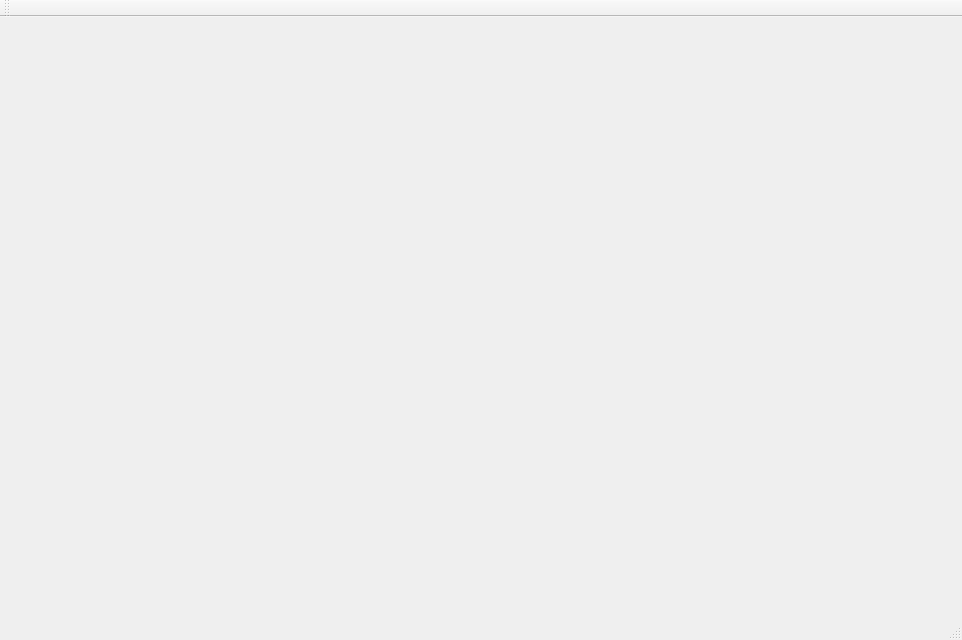
<?xml version="1.0" encoding="UTF-8"?>
<ui version="4.0">
 <class>MainWindow</class>
 <widget class="QMainWindow" name="MainWindow">
  <property name="geometry">
   <rect>
    <x>0</x>
    <y>0</y>
    <width>962</width>
    <height>640</height>
   </rect>
  </property>
  <property name="windowTitle">
   <string>qt文档翻译工具</string>
  </property>
  <widget class="QWidget" name="centralWidget">
   <layout class="QHBoxLayout" name="horizontalLayout">
    <item>
     <widget class="QStackedWidget" name="stackedWidget">
      <widget class="CEn2CnKeyForm" name="pageEn2Cn"/>
      <widget class="CCn2CnKeyForm" name="pageCn2Cn"/>
     </widget>
    </item>
   </layout>
  </widget>
  <widget class="QMenuBar" name="menuBar">
   <property name="geometry">
    <rect>
     <x>0</x>
     <y>0</y>
     <width>962</width>
     <height>23</height>
    </rect>
   </property>
  </widget>
  <widget class="QToolBar" name="mainToolBar">
   <attribute name="toolBarArea">
    <enum>TopToolBarArea</enum>
   </attribute>
   <attribute name="toolBarBreak">
    <bool>false</bool>
   </attribute>
  </widget>
  <widget class="QStatusBar" name="statusBar"/>
 </widget>
 <layoutdefault spacing="6" margin="11"/>
 <customwidgets>
  <customwidget>
   <class>CEn2CnKeyForm</class>
   <extends>QWidget</extends>
   <header>En2Cn/En2CnKeyForm.h</header>
   <container>1</container>
  </customwidget>
  <customwidget>
   <class>CCn2CnKeyForm</class>
   <extends>QWidget</extends>
   <header>Cn2Cn/Cn2CnKeyForm.h</header>
   <container>1</container>
  </customwidget>
 </customwidgets>
 <resources/>
 <connections/>
</ui>
